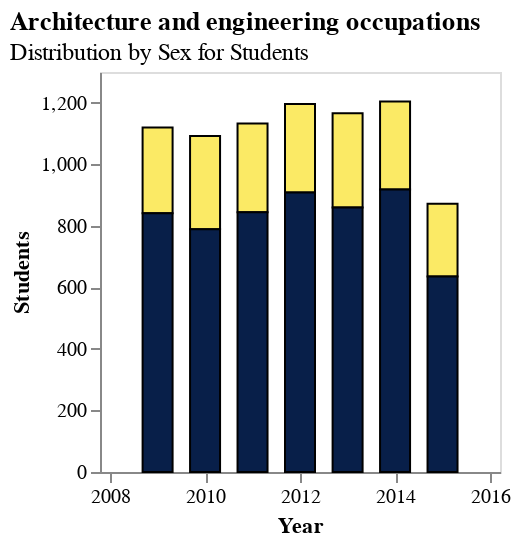

Write notebook code for a chart like this one.
### Code cell
TimeSeriesBar(student_melted, 'Architecture and engineering occupations', "Students")

### Figure 1 — Vega-Lite specification as saved in the notebook (floating-point values rounded to 4 significant figures)
{"config": {"view": {"continuousWidth": 300, "continuousHeight": 300}}, "data": {"name": "data-45b560397be9413c12e9383423af74ec"}, "mark": {"type": "bar", "size": 15, "stroke": "black", "strokeWidth": 1}, "encoding": {"color": {"field": "SEX", "legend": null, "scale": {"range": ["#FBEA65", "#081F49"]}, "type": "nominal"}, "x": {"axis": {"grid": false, "title": "Year"}, "field": "year", "scale": {"domain": ["2008-01-01T00:00:00", "2016-01-01T00:00:00"]}, "type": "temporal"}, "y": {"axis": {"grid": false, "title": "Students"}, "field": "count", "stack": true, "type": "quantitative"}}, "height": 200, "title": {"text": "Architecture and engineering occupations", "subtitle": "Distribution by Sex for Students", "anchor": "start"}, "width": 200, "$schema": "https://vega.github.io/schema/vega-lite/v5.17.0.json", "datasets": {"data-45b560397be9413c12e9383423af74ec": [{"year": "2009-01-01T00:00:00", "OCCUPATION": "Architecture and engineering occupations", "SEX": "F", "count": 279}, {"year": "2010-01-01T00:00:00", "OCCUPATION": "Architecture and engineering occupations", "SEX": "F", "count": 303}, {"year": "2011-01-01T00:00:00", "OCCUPATION": "Architecture and engineering occupations", "SEX": "F", "count": 289}, {"year": "2012-01-01T00:00:00", "OCCUPATION": "Architecture and engineering occupations", "SEX": "F", "count": 288}, {"year": "2013-01-01T00:00:00", "OCCUPATION": "Architecture and engineering occupations", "SEX": "F", "count": 306}, {"year": "2014-01-01T00:00:00", "OCCUPATION": "Architecture and engineering occupations", "SEX": "F", "count": 286}, {"year": "2015-01-01T00:00:00", "OCCUPATION": "Architecture and engineering occupations", "SEX": "F", "count": 237}, {"year": "2009-01-01T00:00:00", "OCCUPATION": "Architecture and engineering occupations", "SEX": "M", "count": 841}, {"year": "2010-01-01T00:00:00", "OCCUPATION": "Architecture and engineering occupations", "SEX": "M", "count": 789}, {"year": "2011-01-01T00:00:00", "OCCUPATION": "Architecture and engineering occupations", "SEX": "M", "count": 844}, {"year": "2012-01-01T00:00:00", "OCCUPATION": "Architecture and engineering occupations", "SEX": "M", "count": 908}, {"year": "2013-01-01T00:00:00", "OCCUPATION": "Architecture and engineering occupations", "SEX": "M", "count": 860}, {"year": "2014-01-01T00:00:00", "OCCUPATION": "Architecture and engineering occupations", "SEX": "M", "count": 918}, {"year": "2015-01-01T00:00:00", "OCCUPATION": "Architecture and engineering occupations", "SEX": "M", "count": 635}]}}
